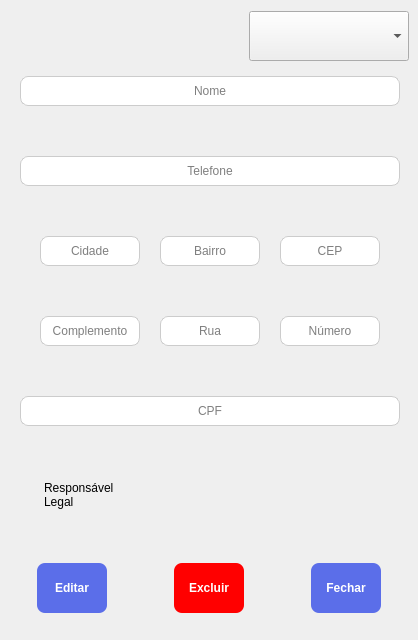
<?xml version="1.0" encoding="UTF-8"?>
<ui version="4.0">
 <class>Form</class>
 <widget class="QWidget" name="Form">
  <property name="geometry">
   <rect>
    <x>0</x>
    <y>0</y>
    <width>418</width>
    <height>640</height>
   </rect>
  </property>
  <property name="windowTitle">
   <string>Informação de Parentesco</string>
  </property>
  <property name="windowIcon">
   <iconset>
    <normaloff>imagens/68045.png</normaloff>imagens/68045.png</iconset>
  </property>
  <property name="layoutDirection">
   <enum>Qt::LeftToRight</enum>
  </property>
  <property name="styleSheet">
   <string notr="true">QLabel{
 font-family: &quot;Segoe UI&quot;, &quot;Arial&quot;, sans-serif;
    font-size: 16px;
    font-weight: 500;   
    color: #2c3e50;
}

QLineEdit {
    border: 1px solid #ccc;
    border-radius: 8px;
    padding: 6px;
    background: white;
}

QLineEdit:focus, QDateTimeEdit:focus {
    border: 2px solid #5B6EE9;
}
QCheckBox {
    border-radius: 8px;
    padding: 4px;
    background: transparent;
}
QPushButton {
	font: bold;
    background-color: #5B6EE9;
    color: white;
    border-radius: 8px;
    padding: 6px 12px;
}
QPushButton:hover {
    background-color: #4a5ed8; 
}

QPushButton:pressed {
    background-color: #3d8b40;
}

#btnExcluir {
background-color: #ff0000;
}
</string>
  </property>
  <layout class="QGridLayout" name="gridLayout">
   <property name="rightMargin">
    <number>9</number>
   </property>
   <item row="0" column="0" alignment="Qt::AlignRight">
    <widget class="QComboBox" name="comboBox">
     <property name="minimumSize">
      <size>
       <width>160</width>
       <height>20</height>
      </size>
     </property>
     <property name="maximumSize">
      <size>
       <width>200</width>
       <height>50</height>
      </size>
     </property>
     <property name="layoutDirection">
      <enum>Qt::LeftToRight</enum>
     </property>
     <property name="autoFillBackground">
      <bool>true</bool>
     </property>
     <property name="currentText">
      <string/>
     </property>
     <property name="sizeAdjustPolicy">
      <enum>QComboBox::AdjustToContentsOnFirstShow</enum>
     </property>
    </widget>
   </item>
   <item row="1" column="0">
    <layout class="QHBoxLayout" name="horizontalLayout">
     <item>
      <widget class="QWidget" name="widget" native="true">
       <property name="styleSheet">
        <string notr="true"/>
       </property>
       <layout class="QVBoxLayout" name="verticalLayout" stretch="0,0,0,0,0,0,0">
        <property name="spacing">
         <number>50</number>
        </property>
        <item>
         <widget class="QLineEdit" name="nome">
          <property name="alignment">
           <set>Qt::AlignCenter</set>
          </property>
          <property name="placeholderText">
           <string>Nome</string>
          </property>
         </widget>
        </item>
        <item>
         <widget class="QLineEdit" name="telefone">
          <property name="alignment">
           <set>Qt::AlignCenter</set>
          </property>
          <property name="placeholderText">
           <string>Telefone</string>
          </property>
         </widget>
        </item>
        <item>
         <layout class="QHBoxLayout" name="horizontalLayout_4">
          <property name="spacing">
           <number>0</number>
          </property>
          <property name="rightMargin">
           <number>0</number>
          </property>
          <item>
           <widget class="QLineEdit" name="cidade">
            <property name="enabled">
             <bool>true</bool>
            </property>
            <property name="minimumSize">
             <size>
              <width>100</width>
              <height>0</height>
             </size>
            </property>
            <property name="maximumSize">
             <size>
              <width>100</width>
              <height>16777215</height>
             </size>
            </property>
            <property name="maxLength">
             <number>30000</number>
            </property>
            <property name="echoMode">
             <enum>QLineEdit::Normal</enum>
            </property>
            <property name="alignment">
             <set>Qt::AlignCenter</set>
            </property>
            <property name="placeholderText">
             <string>Cidade</string>
            </property>
           </widget>
          </item>
          <item>
           <widget class="QLineEdit" name="bairro">
            <property name="enabled">
             <bool>true</bool>
            </property>
            <property name="minimumSize">
             <size>
              <width>100</width>
              <height>20</height>
             </size>
            </property>
            <property name="maximumSize">
             <size>
              <width>100</width>
              <height>16777215</height>
             </size>
            </property>
            <property name="maxLength">
             <number>30000</number>
            </property>
            <property name="echoMode">
             <enum>QLineEdit::Normal</enum>
            </property>
            <property name="alignment">
             <set>Qt::AlignCenter</set>
            </property>
            <property name="placeholderText">
             <string>Bairro</string>
            </property>
           </widget>
          </item>
          <item>
           <widget class="QLineEdit" name="cep">
            <property name="enabled">
             <bool>true</bool>
            </property>
            <property name="minimumSize">
             <size>
              <width>100</width>
              <height>0</height>
             </size>
            </property>
            <property name="maximumSize">
             <size>
              <width>100</width>
              <height>16777215</height>
             </size>
            </property>
            <property name="maxLength">
             <number>30000</number>
            </property>
            <property name="echoMode">
             <enum>QLineEdit::Normal</enum>
            </property>
            <property name="alignment">
             <set>Qt::AlignCenter</set>
            </property>
            <property name="placeholderText">
             <string>CEP</string>
            </property>
           </widget>
          </item>
         </layout>
        </item>
        <item>
         <layout class="QHBoxLayout" name="horizontalLayout_6">
          <property name="spacing">
           <number>0</number>
          </property>
          <property name="leftMargin">
           <number>0</number>
          </property>
          <property name="rightMargin">
           <number>0</number>
          </property>
          <item>
           <widget class="QLineEdit" name="complemento">
            <property name="enabled">
             <bool>true</bool>
            </property>
            <property name="minimumSize">
             <size>
              <width>100</width>
              <height>0</height>
             </size>
            </property>
            <property name="maximumSize">
             <size>
              <width>100</width>
              <height>16777215</height>
             </size>
            </property>
            <property name="maxLength">
             <number>30000</number>
            </property>
            <property name="echoMode">
             <enum>QLineEdit::Normal</enum>
            </property>
            <property name="alignment">
             <set>Qt::AlignCenter</set>
            </property>
            <property name="placeholderText">
             <string>Complemento</string>
            </property>
           </widget>
          </item>
          <item>
           <widget class="QLineEdit" name="rua">
            <property name="enabled">
             <bool>true</bool>
            </property>
            <property name="minimumSize">
             <size>
              <width>100</width>
              <height>0</height>
             </size>
            </property>
            <property name="maximumSize">
             <size>
              <width>100</width>
              <height>16777215</height>
             </size>
            </property>
            <property name="maxLength">
             <number>30000</number>
            </property>
            <property name="echoMode">
             <enum>QLineEdit::Normal</enum>
            </property>
            <property name="alignment">
             <set>Qt::AlignCenter</set>
            </property>
            <property name="placeholderText">
             <string>Rua</string>
            </property>
           </widget>
          </item>
          <item>
           <widget class="QLineEdit" name="numero">
            <property name="enabled">
             <bool>true</bool>
            </property>
            <property name="minimumSize">
             <size>
              <width>100</width>
              <height>0</height>
             </size>
            </property>
            <property name="maximumSize">
             <size>
              <width>100</width>
              <height>16777215</height>
             </size>
            </property>
            <property name="maxLength">
             <number>30000</number>
            </property>
            <property name="echoMode">
             <enum>QLineEdit::Normal</enum>
            </property>
            <property name="alignment">
             <set>Qt::AlignCenter</set>
            </property>
            <property name="placeholderText">
             <string>Número</string>
            </property>
           </widget>
          </item>
         </layout>
        </item>
        <item>
         <widget class="QLineEdit" name="cpf">
          <property name="alignment">
           <set>Qt::AlignCenter</set>
          </property>
          <property name="placeholderText">
           <string>CPF</string>
          </property>
         </widget>
        </item>
        <item>
         <widget class="QCheckBox" name="checkBox">
          <property name="minimumSize">
           <size>
            <width>0</width>
            <height>0</height>
           </size>
          </property>
          <property name="maximumSize">
           <size>
            <width>16777215</width>
            <height>16777215</height>
           </size>
          </property>
          <property name="text">
           <string>Responsável 
Legal</string>
          </property>
          <property name="iconSize">
           <size>
            <width>20</width>
            <height>20</height>
           </size>
          </property>
          <property name="tristate">
           <bool>false</bool>
          </property>
         </widget>
        </item>
        <item>
         <layout class="QHBoxLayout" name="horizontalLayout_2">
          <item>
           <widget class="QPushButton" name="btnEditar">
            <property name="minimumSize">
             <size>
              <width>70</width>
              <height>50</height>
             </size>
            </property>
            <property name="maximumSize">
             <size>
              <width>70</width>
              <height>16777215</height>
             </size>
            </property>
            <property name="text">
             <string>Editar</string>
            </property>
           </widget>
          </item>
          <item>
           <widget class="QPushButton" name="btnExcluir">
            <property name="minimumSize">
             <size>
              <width>70</width>
              <height>50</height>
             </size>
            </property>
            <property name="maximumSize">
             <size>
              <width>70</width>
              <height>16777215</height>
             </size>
            </property>
            <property name="text">
             <string>Excluir</string>
            </property>
           </widget>
          </item>
          <item>
           <widget class="QPushButton" name="btnFechar">
            <property name="minimumSize">
             <size>
              <width>70</width>
              <height>50</height>
             </size>
            </property>
            <property name="maximumSize">
             <size>
              <width>70</width>
              <height>16777215</height>
             </size>
            </property>
            <property name="text">
             <string>Fechar</string>
            </property>
           </widget>
          </item>
         </layout>
        </item>
       </layout>
      </widget>
     </item>
    </layout>
   </item>
  </layout>
 </widget>
 <resources/>
 <connections/>
</ui>
